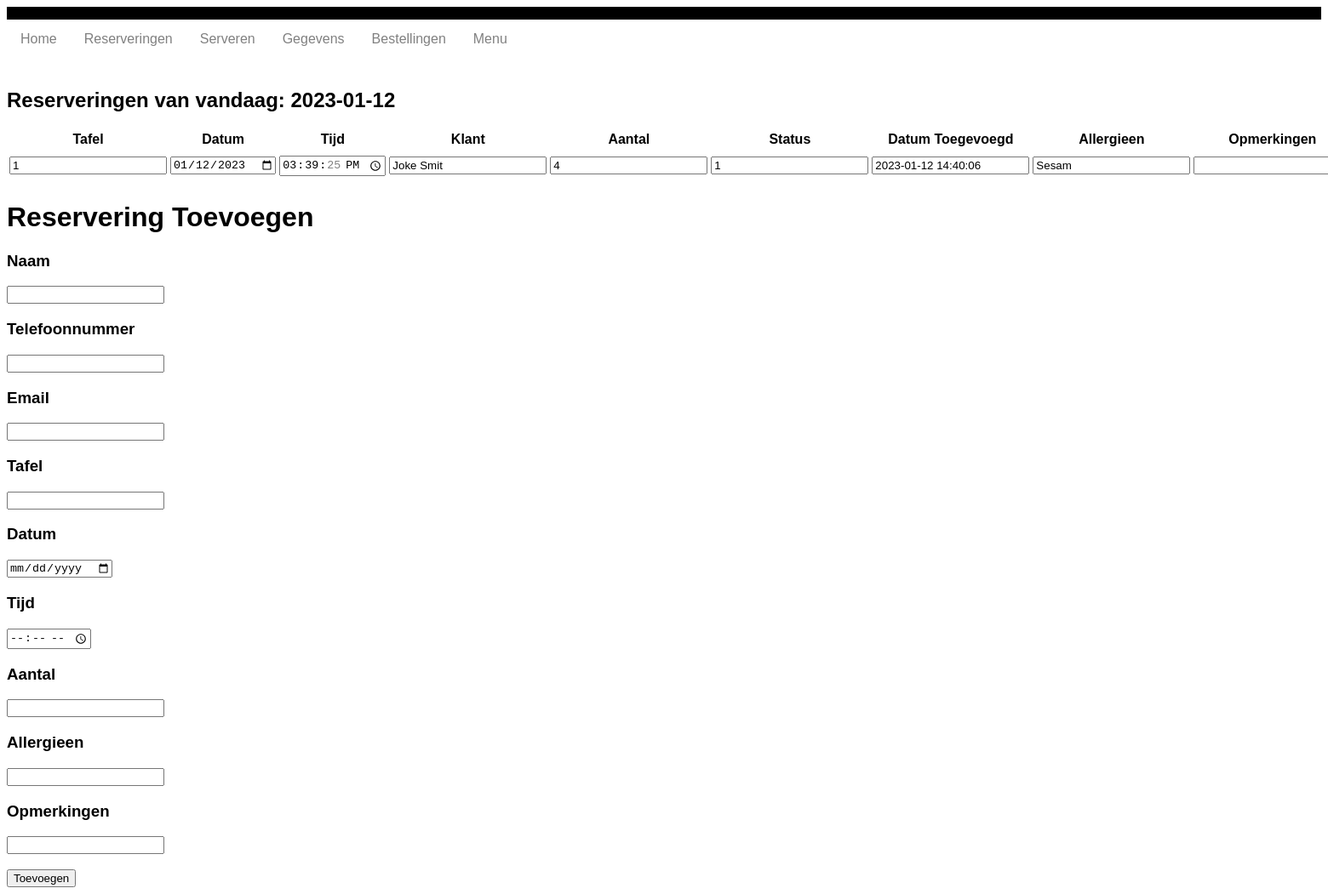
The page /reservering.php on the database its author committed.
### tables this page shows
CREATE TABLE `reserveringen` (
  `ID` int(11) NOT NULL,
  `Tafel` int(11) NOT NULL,
  `Datum` date NOT NULL,
  `Tijd` time NOT NULL,
  `Klant_ID` int(11) NOT NULL,
  `Aantal` int(11) NOT NULL,
  `Status` tinyint(4) NOT NULL DEFAULT 1,
  `Datum_toegevoegd` timestamp NOT NULL DEFAULT current_timestamp(),
  `Allergieen` text DEFAULT NULL,
  `Opmerkingen` text DEFAULT NULL
);

CREATE TABLE `klanten` (
  `ID` int(11) NOT NULL,
  `Naam` varchar(20) NOT NULL,
  `Telefoon` varchar(11) NOT NULL,
  `Email` varchar(128) NOT NULL
);

### database.php (called while the page is built, shortened)
<?php
class database{
    private $db;
    function __construct(){
        $this->db_server = 'localhost';
        $this->db_username = 'root';
        $this->db_password = '';
        $this->db_name = 'excellenttaste';
        $dsn = "mysql:host=$this->db_server;dbname=$this->db_name;charset=utf8mb4";
        $options = [
            PDO::ATTR_ERRMODE            => PDO::ERRMODE_EXCEPTION,
            PDO::ATTR_DEFAULT_FETCH_MODE => PDO::FETCH_ASSOC,
            PDO::ATTR_EMULATE_PREPARES   => false,
        ];
        try {
             $this->db = new PDO($dsn, $this->db_username, $this->db_password, $options);
        } catch (\PDOException $e) {
             throw new \PDOException($e->getMessage(), (int)$e->getCode());
        }
    }
    public function select($statement, $named_placeholder){
        $statement = $this->db->prepare($statement);
        $statement->execute($named_placeholder);
        $result = $statement->fetchAll(PDO::FETCH_ASSOC);
        return $result;
    }
}
?>

### reservering.php (the view, shortened to what this page needs)
<?php
    include 'database.php';
    $db = new database();
    $current_date = date('Y-m-d');
	$reserveringen = $db->select("SELECT * FROM reserveringen INNER JOIN klanten on reserveringen.Klant_ID = klanten.ID WHERE reserveringen.Datum = :lala AND status = 1", [':lala' => $current_date]);
    if (!empty($reserveringen)) {
        $row_data = array_values($reserveringen);
    }
?>
<!DOCTYPE html>
<head>
	<link rel="stylesheet" type="text/css" href="style.css">
</head>
<body>
<?php include_once 'navigatie.php'; ?>
	<?php if (!empty($reserveringen)) { ?>
	<table>
		<thead>
			<tr>
				<th>Tafel</th>
				<th>Datum</th>
				<th>Tijd</th>
				<th>Klant</th>
				<th>Aantal</th>
				<th>Status</th>
				<th>Datum Toegevoegd</th>
				<th>Allergieen</th>
				<th>Opmerkingen</th>
			</tr>
		</thead>
		<tbody>
			<h2>Reserveringen van vandaag: <?php echo $current_date ?></h2>
			<?php foreach ($row_data AS $data) { ?>
				<form method="post">
					<tr>
						<td><input type="number" name="tafel" value="<?php echo $data["Tafel"] ?>"></td>
						<td><input type="date" name="datum" value="<?php echo $data["Datum"] ?>"></td>
						<td><input type="time" name="tijd" value="<?php echo $data["Tijd"] ?>"></td>
						<td><input type="text" name="naam" value="<?php echo $data["Naam"] ?>"></td>
						<td><input type="number" name="aantal" value="<?php echo $data["Aantal"] ?>"></td>
						<td><input type="number" name="status" value="<?php echo $data["Status"] ?>"></td>
						<td><input type="datetime" name="datum_toegevoegd" value="<?php echo $data["Datum_toegevoegd"] ?>"></td>
						<td><input type="text" name="allergieen" value="<?php echo $data["Allergieen"] ?>"></td>
						<td><input type="text" name="opmerkingen" value="<?php echo $data["Opmerkingen"] ?>"></td>
					</tr>
				</form>
			<?php } ?>
		</tbody>
	</table>
<?php }else{
	echo "<h3>Er zijn geen reserveringen vandaag</h3>";
} ?>
	<form method="post">
		<h1>Reservering Toevoegen</h1>
		<h3>Naam</h3>
		<input required type="text" name="naam">
		<h3>Telefoonnummer</h3>
		<input required type="number" name="telefoon">
		<h3>Email</h3>
		<input required type="email" name="email">
		<h3>Tafel</h3>
		<input required type="number" name="tafel">
		<h3>Datum</h3>
		<input required type="date" name="datum">
		<h3>Tijd</h3>
		<input required type="time" name="tijd">
		<h3>Aantal</h3>
		<input required type="number" name="aantal">
		<h3>Allergieen</h3>
		<input type="text" name="allergieen">
		<h3>Opmerkingen</h3>
		<input type="text" name="opmerkingen"><br><br>
		<button type="submit" name="add" onclick="return confirm('Deze reservering plaatsen?');">Toevoegen</button>
	</form>
</body>
</html>

### navigatie.php (style rules this page uses)
body { font-family: Arial, Helvetica, sans-serif; }

### rows shown on the page
reserveringen: tafel "1", datum "01/12/2023", tijd "15:39:25", naam "Joke Smit", aantal "4", status "1", datum_toegevoegd "2023-01-12 14:40:06", allergieen "Sesam"
